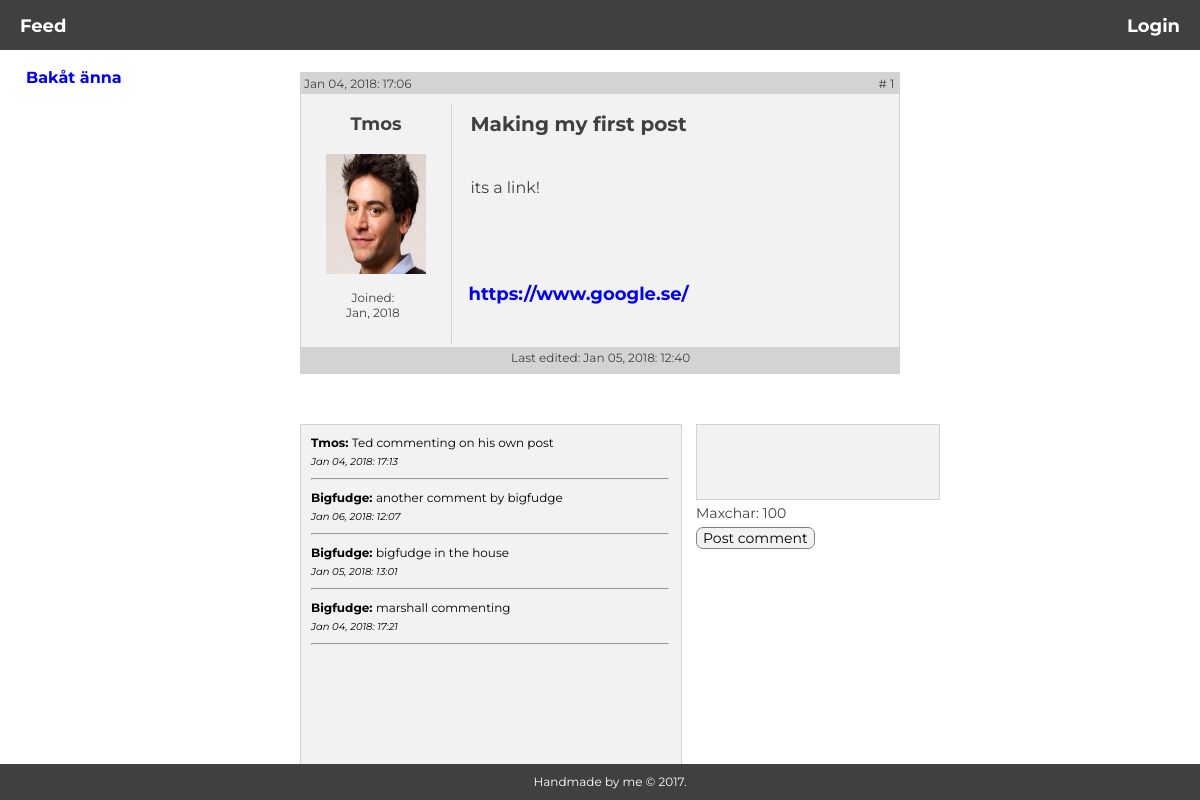
The page /pages/comment.php?id=1 on the database its author committed.
### tables this page shows
CREATE TABLE "posts" (
        `id`       INTEGER NOT NULL,
        `post_id`       INTEGER NOT NULL PRIMARY KEY AUTOINCREMENT UNIQUE,
        `title` VARCHAR NOT NULL,
        `description`   VARCHAR NOT NULL,
        `url`   VARCHAR NOT NULL,
        `posted`      VARCHAR,
        `up_vote` INTEGER,
        `down_vote` INTEGER,
        `edited`     VARCHAR
);

CREATE TABLE "users" (
        `id`    INTEGER NOT NULL PRIMARY KEY AUTOINCREMENT UNIQUE,
        `name`  VARCHAR NOT NULL,
        `username`      VARCHAR NOT NULL UNIQUE,
        `email` VARCHAR NOT NULL,
        `password`      VARCHAR NOT NULL,
        `biography`     VARCHAR NOT NULL,
        `img`           VARCHAR,
        `joined`   VARCHAR
);

CREATE TABLE "comments" (
         `id`       INTEGER NOT NULL,
         `comment_id`       INTEGER NOT NULL PRIMARY KEY AUTOINCREMENT UNIQUE,
         `post_id`         INTEGER NOT NULL,
         `comment`       VARCHAR NOT NULL,
         `posted`       VARCHAR
);

### logic/feed.php (called while the page is built, shortened)
<?php
   $query = "SELECT * FROM posts LEFT JOIN users ON posts.id=users.id";
   $statement = $pdo->query($query);
   $statement->execute();
   $joined = $statement->fetchAll(PDO::FETCH_ASSOC);

### pages/comment.php (the view, shortened to what this page needs)
<?php
require __DIR__.'/../views/header.php';
require __DIR__.'/../logic/feed.php';
require __DIR__.'/../logic/comment.php';
$post_id = $_GET['id'];
$query = "SELECT * FROM posts WHERE post_id = :post_id";
$statement = $pdo->prepare($query);
$statement->bindParam(':post_id', $post_id, PDO::PARAM_INT);
$statement->execute();
$post = $statement->fetch(PDO::FETCH_ASSOC);
$user_id = $post['id'];
$query = "SELECT * FROM users WHERE id = :id";
$statement = $pdo->prepare($query);
$statement->bindParam(':id', $user_id, PDO::PARAM_STR);
$statement->execute();
$user = $statement->fetch(PDO::FETCH_ASSOC);
$query = "SELECT * FROM users LEFT JOIN comments ON users.id=comments.id";
$statement = $pdo->query($query);
$statement->execute();
$comment_users = $statement->fetchAll(PDO::FETCH_ASSOC);
?>
   <a href="feed.php" class="back-btn">Bakåt änna</a>
   <div class="post">
      <div class="post-content">
         <div class="post-header">
            <div class="post-id">
               # <?php echo $post['post_id']; ?>
            </div>
            <div class="post-time">
               <?php echo $post['posted']; ?>
            </div>
         </div>
         <br>
         <div class="side-info">
            <h5><?php echo $user['username']; ?></h5>
            <br>
            <?php echo '<img src="../uploads/'. $user['img']. '" class="avatar-img">'; ?>
            <br>
            <div class="member">Joined: <br>
               <?php echo $user['joined']; ?>
            </div>
         </div>
         <div class="post-title">
            <h2><?php echo $post['title']; ?></h2>
         </div>
         <br>
         <div class="post-description">
            <?php echo $post['description']; ?>
         </div>
         <div class="post-url">
            <a href="<?php echo $post['url']; ?>" class="img-url"><?php echo substr($post['url'], 0, 100); ?></a>
         </div>
         <div class="post-footer">
            <?php echo 'Last edited: '. $join['edited']; ?>
         </div>
      </div>
   </div>
   <div class="comments">
      <?php foreach($comment_users as $comment_user): ?>
         <?php if($comment_user['post_id'] === $_GET['id']): ?>
            <div><strong><?php echo $comment_user['username']; ?>: </strong><?php echo $comment_user['comment']; ?></div>
            <div class="timestamp"><?php echo $comment_user['posted']; ?></h6></div>
            <hr class="comment-hr">
         <?php endif; ?>
      <?php endforeach; ?>
   </div>
   <form action="../logic/comment.php?id=<?php echo $post_id?>" method="post" class="comment-form">
      <div>
         <textarea type="comment" name="comment" maxlength="100" required></textarea>
      </div>
      <div class="maxchar">Maxchar: 100<br></div>
      <button type="submit" class="post-comment btn">Post comment</button>
   </form>
<?php require __DIR__.'../../views/footer.php'; ?>

### css/main.css (style rules this page uses)
* { margin: 0px; font-family: Montserrat; }
body { color: #404040; background-color: white; background-size: cover; background-attachment: fixed; }
a { text-decoration: none; outline: none; margin: 20px; color: white; font-weight: bold; }
h2 { font-size: 20px; }
h5 { font-size: 18px; margin-top: 10px; margin-bottom: -20px; }
.timestamp { font-style: italic; font-size: 10px; margin-top: 5px; }
.btn { border: 1px solid lightgrey; color: black; outline: none; cursor: pointer; font-size: 18px; background-color: #f2f2f2; border-radius: 7px; }
.back-btn { position: absolute; top: 6%; left: .5%; color: blue; }
.comments { position: absolute; height: 40%; width: 30%; top: 53%; left: 25%; border: 1px solid lightgrey; color: black; background-color: #f2f2f2; font-size: 12px; padding: 10px; }
.comment-form { position: absolute; left: 58%; top: 53%; }
.post-comment { border-color: grey; font-size: 14px; margin-top: 5px; }
textarea[name=comment] { width: 238.3px; height: 70px; font-size: 12px; resize: none; outline: none; border: 1px solid lightgrey; color: black; background-color: #f2f2f2; }
.comment-hr { width: 99%; margin-bottom: 10px; margin-top: 10px; background-color: lightgrey; }
.maxchar { font-size: 14px; float: center; }
textarea { border: 1px solid lightgrey; color: grey; }
hr { width: 100%; margin-bottom: 0px; color: white; }
.avatar-img { width: 100px; height: 120px; margin-top: 20px; }
.side-info { position: absolute; top: 10%; text-align: center; border-right: 1px solid lightgrey; height: 80%; width: 150px; }
.member { position: absolute; top: 78%; left: 30%; font-size: 12px; color: #404040; }
.img-url { color: blue; margin: 0px; }
.post-header { position: absolute; top: 0%; width: 99.2%; background-color: lightgrey; height: 15px; padding: 3px; }
.post-footer { position: absolute; bottom: 0%; width: 99.2%; background-color: lightgrey; height: 20px; padding: 3px; font-size: 12px; text-align: center; }
.post-id { position: absolute; right: 1%; font-size: 12px; }
.post-time { position: absolute; font-size: 12px; }
.post { position: absolute; width: 50%; top: 9%; left: 25%; margin-bottom: 100px; }
.post-content { position: relative; height: 300px; border: 1px solid lightgrey; background-color: #f2f2f2; padding-right: 20px; }
.post-title { position: absolute; left: 25%; margin-top: 20px; margin-left: 20px; }
.post-url { position: absolute; left: 28%; top: 70%; font-size: 22px; color: blue; width: 100px; font-size: 18px; }
.post-description { position: absolute; left: 25%; top: 35%; margin-left: 20px; font-size: 16px; }
img { width: 158px; height: 198px; }

### rows shown on the page
posts: post_id "1", posted "Jan 04, 2018: 17:06", title "Making my first post", description "its a link!", url "https://www.google.se/"
users: username "Tmos", img (picture), joined "Jan, 2018", comments.comment "Ted commenting on his own post", comments.posted "Jan 04, 2018: 17:13"
posts: edited "Jan 05, 2018: 12:40"
users: username "Bigfudge", comments.comment "another comment by bigfudge", comments.posted "Jan 06, 2018: 12:07", comments.comment "bigfudge in the house", comments.posted "Jan 05, 2018: 13:01", comments.comment "marshall commenting", comments.posted "Jan 04, 2018: 17:21"
